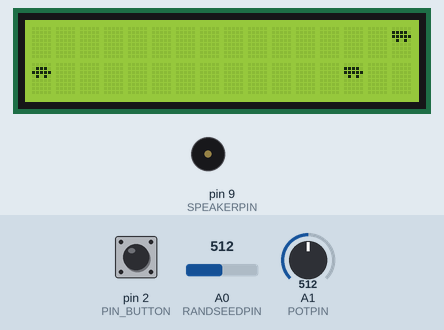
Simulated run of this sketch. Board: Arduino Uno, built with avr-gcc and run on an emulated ATmega328P. On the bench: 16×2 character LCD, buzzer (waves = sounding). Inputs (shaded band) come from the test bench; at power-on: A1 (POTPIN) = 512, pin 2 (PIN_BUTTON) HIGH, A0 (RANDSEEDPIN) = 512. Random numbers use the default seed unless the sketch sets one.

Above: at 3.2 s.
3.3 s: A1 (POTPIN) set to 497
At 3.74 s:
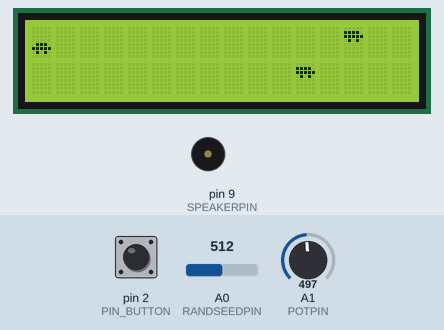
5.9 s: A1 (POTPIN) set to 716
At 7.5 s:
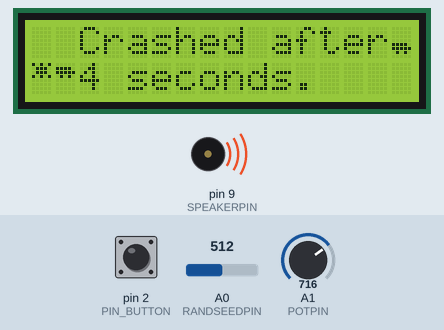
8.3 s: pin 2 (PIN_BUTTON) pulled LOW for 0.3 s
At 9.0 s:
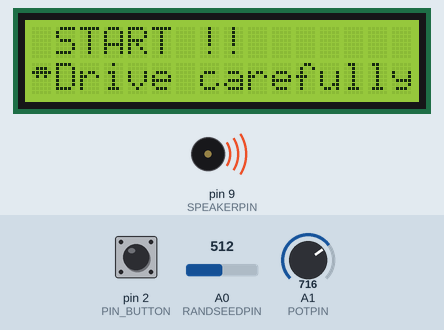
11.6 s: A1 (POTPIN) set to 749
14.6 s: A1 (POTPIN) set to 778
At 14.77 s:
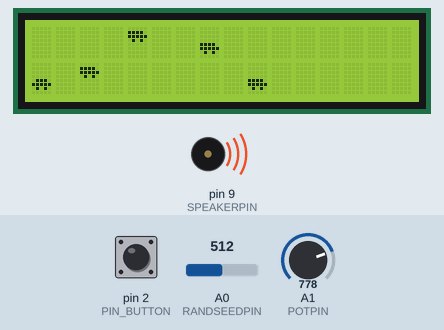
16.9 s: A1 (POTPIN) set to 511
At 19.9 s:
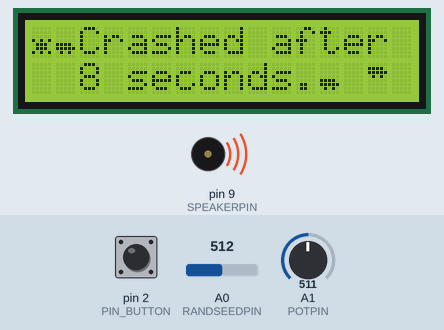
Timing chart, 0 to 20.2 s (numbered marks = the images above; inputs shaded):
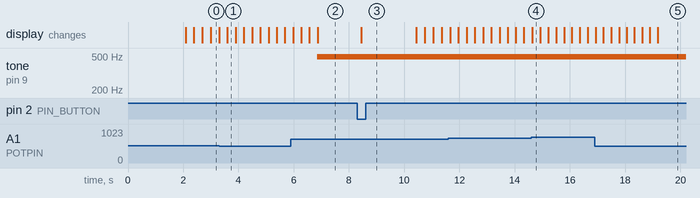

The sketch:

lcd_car.ino
```cpp
  /* Simple Car game for a 16x2 LCD display
   You can use any Hitachi HD44780 compatible LCD.
   Wiring explained at http://www.arduino.cc/en/Tutorial/LiquidCrystal
   (I used theLCD Electronic Brick on bus 1:
     rs on pin 2, rw on pin 3, enable on pin 4,
     data on pins 5,6,7,8)
   There's also a "steering wheel" potentiometer on analog input 1,
   and a Piezo speaker on pin 9 (PWM).

   Enjoy,
   @TheRealDod, Nov 25, 2010
*/
#include <LiquidCrystal.h>
// LiquidCrystal display
// You can use any Hitachi HD44780 compatible. Wiring explained at
// http://www.arduino.cc/en/Tutorial/LiquidCrystal
LiquidCrystal lcd(12, 11, 5, 4, 3, 6);

// Steering wheel potentiometer
const int POTPIN = 1;
const int MAXPOT = 800; // no need to turn the wheel all the way to 1023 :)

// Piezo speaker
const int SPEAKERPIN = 9;

const int RANDSEEDPIN = 0; // an analog pin that isn't connected to anything

const int MAXSTEPDURATION = 300; // Start slowly, each step is 1 millisec shorter.
const int MINSTEPDURATION = 150; // This is as fast as it gets

const int NGLYPHS = 6;
// the glyphs will be defined starting from 1 (not 0),
// to enable lcd.print() of null-terminated strings
byte glyphs[NGLYPHS][8] = {
  // 1: car up
  { B00000,
    B01110,
    B11111,
    B01010,
    B00000,
    B00000,
    B00000,
    B00000}
  // 2: car down
  ,{B00000,
    B00000,
    B00000,
    B00000,
    B01110,
    B11111,
    B01010,
    B00000}
  // 3: truck up
  ,{B00000,
    B11110,
    B11111,
    B01010,
    B00000,
    B00000,
    B00000,
    B00000}
  // 4: truck down
  ,{B00000,
    B00000,
    B00000,
    B00000,
    B11110,
    B11111,
    B01010,
    B00000}
  // 5: crash up
  ,{B10101,
    B01110,
    B01110,
    B10101,
    B00000,
    B00000,
    B00000,
    B00000}
  // 6: crash down
  ,{B00000,
    B00000,
    B00000,
    B10101,
    B01110,
    B01110,
    B10101,
    B00000}
};

const int NCARPOSITIONS = 4;

// Each position is mapped to a column of 2 glyphs
// Used to make sense when I had a 5th position
// where car or crash was drawn as 2 glyphs
// (can't do that since 0 terminates strings),
// so it's kinda silly now, but it ain't broke :)
const char BLANK=32;
char car2glyphs[NCARPOSITIONS][2] = {
  {1,BLANK},{2,BLANK},{BLANK,1},{BLANK,2}
};
char truck2glyphs[NCARPOSITIONS][2] = {
  {3,BLANK},{4,BLANK},{BLANK,3},{BLANK,4}
};
char crash2glyphs[NCARPOSITIONS][2] = {
  {5,BLANK},{6,BLANK},{BLANK,5},{BLANK,6}
};

const int ROADLEN = 15; // LCD width (not counting our car)
int road[ROADLEN]; // positions of other cars
char line_buff[2+ROADLEN]; // aux string for drawRoad()
int road_index;
int car_pos;
// Off-the-grid position means empty column, so MAXROADPOS
// determines the probability of a car in a column
// e.g. 3*NCARPOSITIONS gives p=1/3
const int MAXROADPOS = 3*NCARPOSITIONS;
int step_duration;

int crash; // true if crashed
unsigned int crashtime; // millis() when crashed
const int CRASHSOUNDDURATION = 250;

const char *INTRO1="START !!";
const char *INTRO2="Drive carefully";
const int INTRODELAY = 2000;
int start;
#define PIN_BUTTON 2
bool buttonPushed = false;
void buttonPush() {
  buttonPushed = true;

}

void setup()
{

   pinMode(PIN_BUTTON, INPUT);
   digitalWrite(PIN_BUTTON, HIGH);
    // Digital pin 2 maps to interrupt 0
  attachInterrupt(0/*PIN_BUTTON*/, buttonPush, FALLING);

  crash = crashtime = road_index = 0;
  step_duration = MAXSTEPDURATION;
  line_buff[1+ROADLEN] = '\0'; // null terminate it
  randomSeed(analogRead(RANDSEEDPIN));
  for (int i=0; i<NGLYPHS; i++) {
    lcd.createChar(i+1,glyphs[i]);
  }
  for (int i=0; i<ROADLEN; i++) {
    road[i]=-1;
  }
  pinMode(SPEAKERPIN,OUTPUT);
  analogWrite(SPEAKERPIN,0); // to be on the safe side
  lcd.begin(16,2);
  getSteeringWheel();
  drawRoad();
  lcd.setCursor(1,0);
  lcd.print(INTRO1);
  lcd.setCursor(1,1);
  lcd.print(INTRO2);
  delay(INTRODELAY);
  start = millis();
}

void loop() {
  unsigned long now = millis()-start;
  if (!crash) {
    getSteeringWheel();
    crash = (car_pos==road[road_index]);
  }
  if (crash) {
    if (!crashtime) {
      crashtime=now;
      drawRoad();
      // Game over text
      // (keep first 2 "crash" columns intact)
      lcd.setCursor(2,0);
      lcd.print("Crashed after");
      lcd.setCursor(2,1);
      lcd.print(now/1000);
      lcd.print(" seconds.");
    }
    if ((now-crashtime)<CRASHSOUNDDURATION) {
      analogWrite(SPEAKERPIN,random(255)); // white noise
    }
    else {
      analogWrite(SPEAKERPIN,0); // dramatic post-crush silence :)
    }
    delay(10); // Wait a bit between writes
       buttonPushed=false;
    while (!buttonPushed){ // wait to interrupt
      delay(100);
      }

    setup();
  }
  else {

    int prev_pos = road[(road_index-1)%ROADLEN];
    int this_pos = random(MAXROADPOS);
    while (abs(this_pos-prev_pos)<2) { // don't jam the road
      this_pos = random(MAXROADPOS);
    }
    road[road_index] = this_pos;
    road_index = (road_index+1)%ROADLEN;
    drawRoad();
    delay(step_duration);
    if (step_duration>MINSTEPDURATION) {
      step_duration--; // go faster
    }
  }
}
void getSteeringWheel() {
  car_pos = map(analogRead(POTPIN),0,1024,0,NCARPOSITIONS);
}

void drawRoad() {
  for (int i=0; i<2; i++) {
    if (crash) {
      line_buff[0]=crash2glyphs[car_pos][i];
    }
    else {
      line_buff[0]=car2glyphs[car_pos][i];
    }
    for (int j=0; j<ROADLEN; j++) {
      int pos = road[(j+road_index)%ROADLEN];
      line_buff[j+1] = pos>=0 && pos<NCARPOSITIONS ? truck2glyphs[pos][i] : BLANK;
    }
    lcd.setCursor(0,i);
    lcd.print(line_buff);
  }
}
```

Measured:
- the behaviour switches between 512 and 511 on A1 (POTPIN) (found by bisection; images 0 and 1)
- the behaviour switches between 767 and 768 on A1 (POTPIN) (found by bisection; images 3 and 4)
- after the input at 8.3 s, the display: changes after 0.14 s (image 3)
